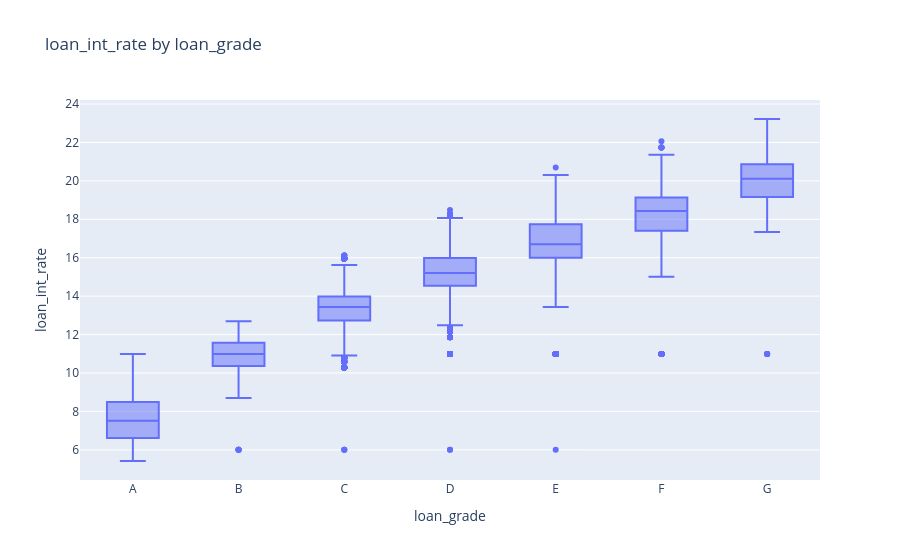

Source (notebook cell):
### Code cell
fig_rate_by_grade = px.box(
    df, x='loan_grade', y='loan_int_rate',
    category_orders={'loan_grade': sorted(df['loan_grade'].unique())},
    title='loan_int_rate by loan_grade',
)
fig_rate_by_grade.show()

### Figure 1 — Plotly figure (JSON) as saved in the notebook; plotly's stock layout.template omitted (floating-point values rounded to 4 significant figures; data arrays with more than 128 entries replaced by an {"elided": "..."} marker saying what was removed)
{"data": [{"alignmentgroup": "True", "hovertemplate": "loan_grade=%{x}<br>loan_int_rate=%{y}<extra></extra>", "legendgroup": "", "marker": {"color": "#636efa"}, "name": "", "notched": false, "offsetgroup": "", "orientation": "v", "showlegend": false, "type": "box", "x": {"elided": "32581 str values"}, "x0": " ", "xaxis": "x", "y": {"elided": "32581 float values"}, "y0": " ", "yaxis": "y"}], "layout": {"boxmode": "group", "legend": {"tracegroupgap": 0}, "title": {"text": "loan_int_rate by loan_grade"}, "xaxis": {"anchor": "y", "categoryarray": ["A", "B", "C", "D", "E", "F", "G"], "categoryorder": "array", "domain": [0, 1], "title": {"text": "loan_grade"}}, "yaxis": {"anchor": "x", "domain": [0, 1], "title": {"text": "loan_int_rate"}}}}
